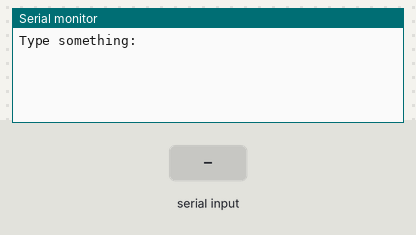
Bench run of a sketch on a simulated Arduino Uno, built with avr-gcc and run on an emulated ATmega328P. Parts: the last lines printed to the serial monitor. The test bench sets the inputs (shaded band).

Above: at 1.2 s.
1.3 s: "1" received over Serial
At 3.2 s:
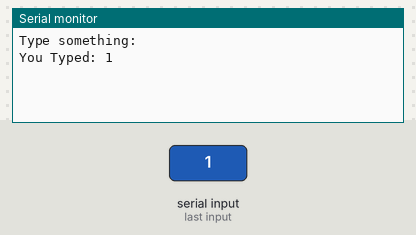
3.8 s: "0" received over Serial
At 5.2 s:
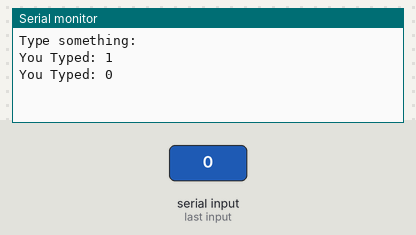
5.3 s: "2" received over Serial
At 7.4 s:
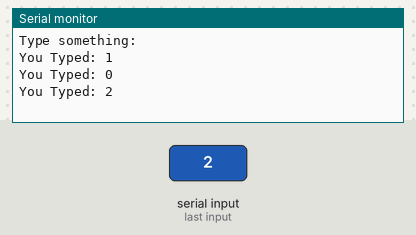

The sketch:

serial_user_input.ino
```cpp
String inputstring ="";


void setup() {
  // put your setup code here, to run once:
  Serial.begin(9600);
  Serial.print("Type something:");

}

void loop() {

  if(Serial.available()>0){
    inputstring=Serial.readString();
    Serial.print("\nYou Typed: ");
    Serial.println(inputstring);
  }

}
  
```

Measured:
- after the input at 1.3 s, the serial monitor: prints a new line after 1.0 s (image 1)
- after the input at 3.8 s, the serial monitor: prints a new line after 1.0 s (image 2)
- after the input at 5.3 s, the serial monitor: prints a new line after 1.0 s (image 3)
